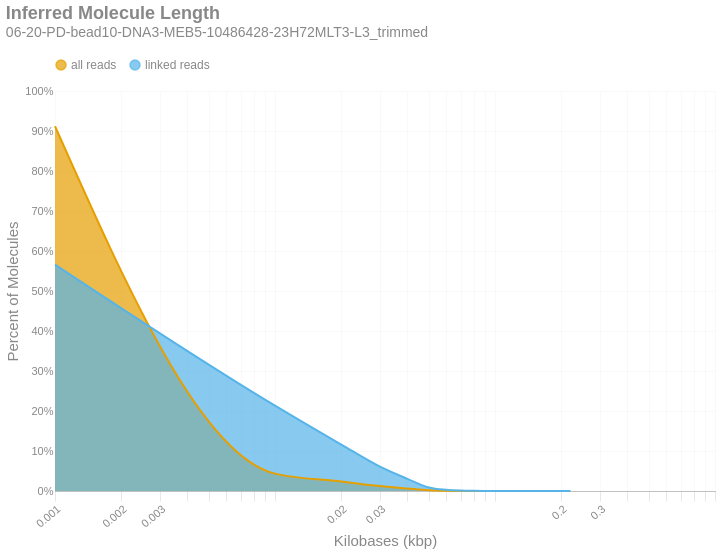

Notebook code for this chart:
### Markdown cell above
### Inferred Molecule Length
This is the frequency distribution of molecule lengths inferred from the first and last alignment positions along a contig for all alignments associated with a single linked-read barcode on a given contig.There are two distributions: one with `all` the alignments (yellow) and another with only `linked reads` (blue). The percent of molecules in the `linked reads` distribution is relative to the total number of linked molecules.

### Code cell
if SKIPLR:
    print_html(f"Skipped")
else:
    binned_df = consolidated_hist(valids['length_inferred']/1000, mask, 10, True)
    binned_df['bin'] = binned_df['bin'].cat.rename_categories({'0': '1'})
    with SafeRender(binned_df):
        (
            density_plot(binned_df, 'Inferred Molecule Length', samplename, 'inferredlen')
            .transform_calculate(bin_kb='datum.bin / 1000')
            .encode(
                x=alt.X('bin_kb:Q', title="Kilobases (kbp)").scale(type='log').axis(labelAngle=-40),
                y=alt.Y('value:Q', title='Percent of Molecules')
                    .axis(format='%')
                    .stack(False),
                color=alt.Color("key:N").scale(domain = ["all reads", "linked reads"]),
                tooltip = [
                    alt.Tooltip("key:N", title = "Data Type"),
                    alt.Tooltip("range_label:N", title="Kilobases"),
                    alt.Tooltip("value:Q", format = ".2%", title="% Molecules")
                ]
            )
        ).display()

### Figure 1 — Vega-Lite specification as saved in the notebook (floating-point values rounded to 4 significant figures)
{"width": "container", "height": 400, "config": {"title": {"anchor": "start", "dy": -15, "fontSize": 18, "color": "#888888", "subtitleColor": "#888888", "subtitleFontSize": 14}, "arc": {"fill": "#0072B2"}, "axis": {"domainColor": "#888888", "domainWidth": 0.5, "gridWidth": 0.2, "grid": false, "titleFontWeight": 400, "titleFontSize": 15, "labelFontSize": 11, "labelColor": "#888888", "tickColor": "#888888", "tickWidth": 0.2, "titleColor": "#888888"}, "axisBand": {"grid": false}, "axisX": {"grid": true, "tickSize": 10, "domainCap": "round"}, "axisY": {"domain": false, "grid": true, "tickSize": 0, "domainCap": "round"}, "background": "transparent", "header": {"labelFontSize": 15, "labelColor": "#888888", "titleFontSize": 15, "titleFontWeight": 600, "titleColor": "#888888"}, "legend": {"labelFont": "sans-serif", "labelFontSize": 12, "labelColor": "#888888", "symbolSize": 100, "symbolType": "circle", "titleFontSize": 12, "titlePadding": 10, "titleColor": "#888888", "title": null, "orient": "top"}, "range": {"category": ["#E69F00", "#56B4E9", "#009E73", "#F0E442", "#0072B2", "#D55E00", "#CC79A7", "#000000"], "diverging": ["#cfe8f3", "#a2d4ec", "#73bfe2", "#46abdb", "#1696d2", "#12719e"]}, "area": {"fill": "#0072B2", "fillOpacity": 0.7, "line": true, "strokeOpacity": 0.7}, "line": {"color": "#0072B2", "stroke": "#0072B2", "strokeWidth": 2}, "trail": {"color": "#0072B2", "stroke": "#0072B2", "strokeWidth": 0, "size": 1}, "point": {"filled": true}, "text": {"color": "#888888", "fontSize": 11, "align": "right", "fontWeight": 400, "size": 11}, "bar": {"fill": "#0072B2", "stroke": null}, "view": {"stroke": null, "continuousWidth": 660, "continuousHeight": 400}}, "data": {"name": "data-a6b4d6df6a57744767ec46d7d36d1626"}, "mark": {"type": "area", "interpolate": "monotone"}, "encoding": {"color": {"field": "key", "scale": {"domain": ["all reads", "linked reads"]}, "type": "nominal"}, "tooltip": [{"field": "key", "title": "Data Type", "type": "nominal"}, {"field": "range_label", "title": "Kilobases", "type": "nominal"}, {"field": "value", "format": ".2%", "title": "% Molecules", "type": "quantitative"}], "x": {"axis": {"labelAngle": -40}, "field": "bin_kb", "scale": {"type": "log"}, "title": "Kilobases (kbp)", "type": "quantitative"}, "y": {"axis": {"format": "%"}, "field": "value", "stack": false, "title": "Percent of Molecules", "type": "quantitative"}}, "params": [{"name": "param_c36ac31b6afebe62", "select": {"type": "point", "fields": ["key"]}, "bind": "legend"}], "title": {"text": "Inferred Molecule Length", "subtitle": "06-20-PD-bead10-DNA3-MEB5-10486428-23H72MLT3-L3_trimmed"}, "transform": [{"fold": ["all reads", "linked reads"]}, {"filter": {"param": "param_c36ac31b6afebe62"}}, {"calculate": "datum.bin / 1000", "as": "bin_kb"}], "usermeta": {"embedOptions": {"downloadFileName": "06-20-PD-bead10-DNA3-MEB5-10486428-23H72MLT3-L3_trimmed.inferredlen"}}, "$schema": "https://vega.github.io/schema/vega-lite/v6.4.1.json", "datasets": {"data-a6b4d6df6a57744767ec46d7d36d1626": [{"bin": "1", "interval": "0-10", "all reads": 0.9119, "linked reads": 0.5661, "range_label": "0-9"}, {"bin": "10", "interval": "10-20", "all reads": 0.04345, "linked reads": 0.2134, "range_label": "10-19"}, {"bin": "20", "interval": "20-30", "all reads": 0.02354, "linked reads": 0.1161, "range_label": "20-29"}, {"bin": "30", "interval": "30-40", "all reads": 0.01232, "linked reads": 0.0609, "range_label": "30-39"}, {"bin": "40", "interval": "40-50", "all reads": 0.006158, "linked reads": 0.03035, "range_label": "40-49"}, {"bin": "50", "interval": "50-60", "all reads": 0.001724, "linked reads": 0.008701, "range_label": "50-59"}, {"bin": "60", "interval": "60-70", "all reads": 0.0005756, "linked reads": 0.002911, "range_label": "60-69"}, {"bin": "70", "interval": "70-80", "all reads": 0.000199, "linked reads": 0.001005, "range_label": "70-79"}, {"bin": "80", "interval": "80-90", "all reads": 6.883e-05, "linked reads": 0.0003463, "range_label": "80-89"}, {"bin": "90", "interval": "90-100", "all reads": 2.339e-05, "linked reads": 0.0001183, "range_label": "90-99"}, {"bin": "100", "interval": "100-110", "all reads": 7.419e-06, "linked reads": 3.77e-05, "range_label": "100-109"}, {"bin": "110", "interval": "110-120", "all reads": 3.194e-06, "linked reads": 1.597e-05, "range_label": "110-119"}, {"bin": "120", "interval": "120-130", "all reads": 1.494e-06, "linked reads": 7.592e-06, "range_label": "120-129"}, {"bin": "130", "interval": "130-140", "all reads": 4.122e-07, "linked reads": 2.094e-06, "range_label": "130-139"}, {"bin": "140", "interval": "140-150", "all reads": 4.637e-07, "linked reads": 2.356e-06, "range_label": "140-149"}, {"bin": "150", "interval": "150-160", "all reads": 5.152e-08, "linked reads": 2.618e-07, "range_label": "150-159"}, {"bin": "160", "interval": "160-170", "all reads": 0.0, "linked reads": 0.0, "range_label": "160-169"}, {"bin": "170", "interval": "170-180", "all reads": 1.03e-07, "linked reads": 5.236e-07, "range_label": "170-179"}, {"bin": "180", "interval": "180-190", "all reads": 1.03e-07, "linked reads": 5.236e-07, "range_label": "180-189"}, {"bin": "190", "interval": "190-200", "all reads": 5.152e-08, "linked reads": 2.618e-07, "range_label": "190-199"}, {"bin": "200", "interval": "200-210", "all reads": 5.152e-08, "linked reads": 2.618e-07, "range_label": "200-209"}, {"bin": "210", "interval": "210-220", "all reads": 0.0, "linked reads": 0.0, "range_label": "210-219"}, {"bin": "220", "interval": "220-230", "all reads": 0.0, "linked reads": 0.0, "range_label": "220-229"}]}}
